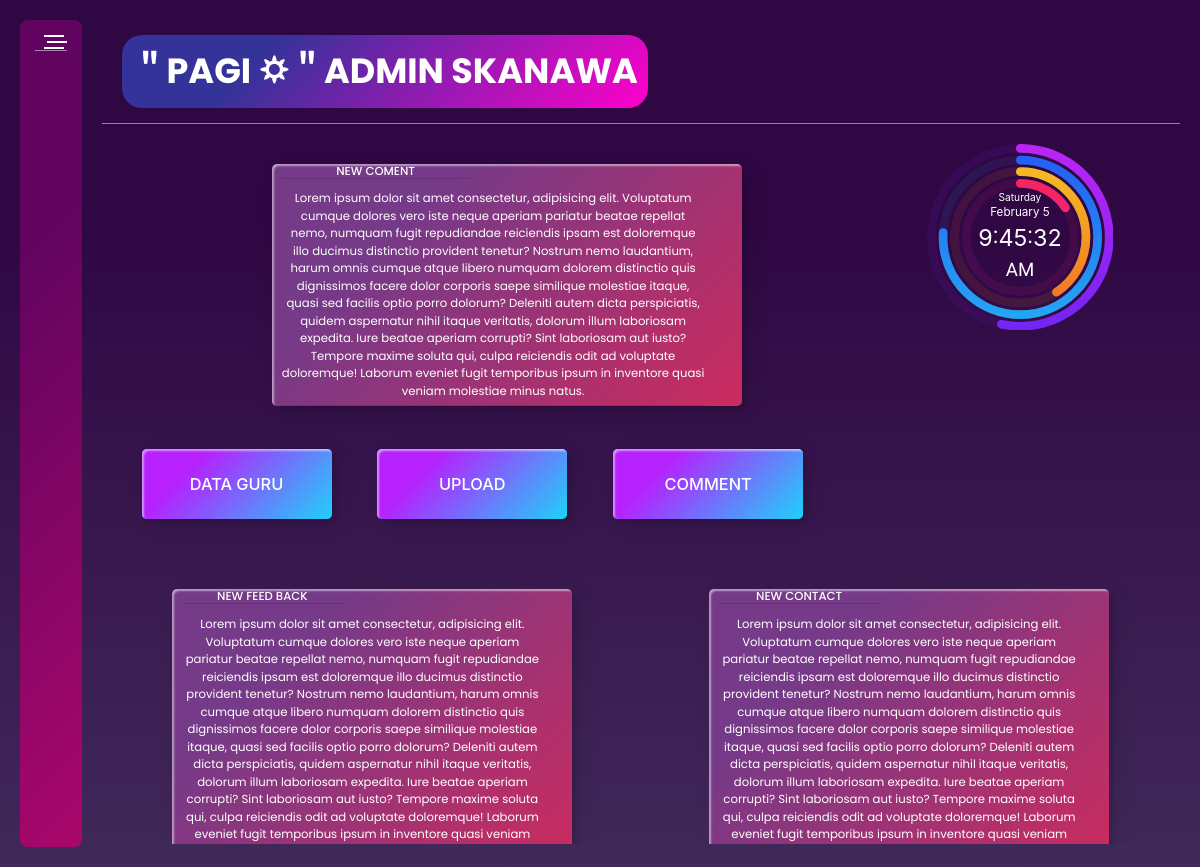
Screenshot of /dashboard.php (signed in) with the database file from the repository.
### tables this page shows
CREATE TABLE `comment` (
  `ID` int(10) NOT NULL,
  `name` varchar(30) NOT NULL,
  `namea` text NOT NULL,
  `mobile` int(20) NOT NULL,
  `email` varchar(50) NOT NULL,
  `comment` varchar(1000) NOT NULL
);

CREATE TABLE `laporan` (
  `ID` int(10) NOT NULL,
  `nama` varchar(30) NOT NULL,
  `akhir` text NOT NULL,
  `no` int(20) NOT NULL,
  `gmail` varchar(30) NOT NULL,
  `laporan` varchar(10000) NOT NULL
);

CREATE TABLE `contact` (
  `id` int(11) NOT NULL,
  `name` varchar(30) NOT NULL,
  `belakang` varchar(20) NOT NULL,
  `email` varchar(50) NOT NULL,
  `mobile` int(50) NOT NULL,
  `talk` varchar(1000) NOT NULL
);

### dashboard.php (the view, shortened to what this page needs)
<?php
include 'conection.php';
?>
<!DOCTYPE html>
<html lang="en">
<head>
    <link href="https://cdn.jsdelivr.net/npm/bootstrap@5.1.3/dist/css/bootstrap.min.css" rel="stylesheet">
	<link rel="stylesheet" href="https://pro.fontawesome.com/releases/v5.10.0/css/all.css"/>
	<link rel="stylesheet" href="css/admin.css">
</head>
<body>
    <div class="admin-panel">
	<div class="menu">
		<div class="heading">
			<div class="menu-icon js-toggle-menu">
				<span></span>
				<span></span>
				<span></span>
			</div>
		</div>
	</div>
	<div class="content">
		<div class="header">
			<p class="sign"><span id="time"></span>ADMIN SKANAWA</p>
		</div>
		<div class="dash">
<div class="row">
	<div class="col-9">
		<div>
			<?php
	$row = mysqli_query($conn, "SELECT * FROM comment ORDER BY id DESC limit 1")
			?>
			<?php foreach ($row as $rows) : ?>
			<div class="k" style="width:470px;" >
				<h2>NEW COMENT</h2>
				<p><?php echo $rows['comment']; ?></p>
			</div>
			<?php endforeach; ?>
		</div>
		<div>
<a href="guru.php"><button class="custom-btn btn-9 a" title="tambah dan hapus guru" >DATA GURU</button></a>
<a href="upload.php"><button class="custom-btn btn-9 a" title="upload berita" >UPLOAD</button></a>
<a href="comment.php"><button class="custom-btn btn-9 a" title="data komentar" >COMMENT</button></a>
		</div>
	</div>
	<div class="col-3">
	<div class="fixed">
			<tbody>
		 <div id="clock" class="progress-clock">
			 <button class="progress-clock__time-date" data-group="d" type="button">
				 <small data-unit="w">Sunday</small><br>
				 <span data-unit="mo">January</span>
				 <span data-unit="d">1</span>
			 </button>
			 <button class="progress-clock__time-digit" data-unit="h" data-group="h" type="button">12</button><span class="progress-clock__time-colon">:</span><button class="progress-clock__time-digit" data-unit="m" data-group="m" type="button">00</button><span class="progress-clock__time-colon">:</span><button class="progress-clock__time-digit" data-unit="s" data-group="s" type="button">00</button>
			 <span class="progress-clock__time-ampm" data-unit="ap">AM</span>
		 </div>
	 </tbody>
</div>
	</div>
</div>
<div class="row" style="margin-top: 30px">
	<div class="col-6">
		<div class="k">
			<h2>NEW FEED BACK</h2>
	<?php
$row = mysqli_query($conn, "SELECT * FROM laporan ORDER BY id DESC limit 1")
	?>
			<?php foreach ($row as $rows) : ?>
			<p><?php echo $rows['laporan']; ?></p>
			<?php endforeach; ?>
		</div>
	</div>
	<div class="col-6">
		<div class="k">
		<?php
$row = mysqli_query($conn, "SELECT * FROM contact ORDER BY id DESC limit 1")
		?>
				<?php foreach ($row as $rows) : ?>
				<h2>NEW CONTACT</h2>
				<p><?php echo $rows['talk']; ?></p>
				<?php endforeach; ?>
			</div>
	</div>
</div>
</div>
</body>
</html>

### rows the page displays
comment: comment "Lorem ipsum dolor sit amet consectetur, adipisicing elit. Voluptatum cumque dolores vero iste neque aperiam pariatur beatae repellat nemo, numquam fugit repudiandae reiciendis ipsam est doloremque illo ducimus distinctio provident tenetur? Nostrum nemo laudantium, harum omnis cumque atque libero numquam dolorem distinctio quis dignissimos facere dolor corporis saepe similique molestiae itaque, quasi sed facilis optio porro dolorum? Deleniti autem dicta perspiciatis, quidem aspernatur nihil itaque veritatis, dolorum illum laboriosam expedita. Iure beatae aperiam corrupti? Sint laboriosam aut iusto? Tempore maxime soluta qui, culpa reiciendis odit ad voluptate doloremque! Laborum eveniet…"
laporan: laporan "Lorem ipsum dolor sit amet consectetur, adipisicing elit. Voluptatum cumque dolores vero iste neque aperiam pariatur beatae repellat nemo, numquam fugit repudiandae reiciendis ipsam est doloremque illo ducimus distinctio provident tenetur? Nostrum nemo laudantium, harum omnis cumque atque libero numquam dolorem distinctio quis dignissimos facere dolor corporis saepe similique molestiae itaque, quasi sed facilis optio porro dolorum? Deleniti autem dicta perspiciatis, quidem aspernatur nihil itaque veritatis, dolorum illum laboriosam expedita. Iure beatae aperiam corrupti? Sint laboriosam aut iusto? Tempore maxime soluta qui, culpa reiciendis odit ad voluptate doloremque! Laborum eveniet…"
contact: talk "Lorem ipsum dolor sit amet consectetur, adipisicing elit. Voluptatum cumque dolores vero iste neque aperiam pariatur beatae repellat nemo, numquam fugit repudiandae reiciendis ipsam est doloremque illo ducimus distinctio provident tenetur? Nostrum nemo laudantium, harum omnis cumque atque libero numquam dolorem distinctio quis dignissimos facere dolor corporis saepe similique molestiae itaque, quasi sed facilis optio porro dolorum? Deleniti autem dicta perspiciatis, quidem aspernatur nihil itaque veritatis, dolorum illum laboriosam expedita. Iure beatae aperiam corrupti? Sint laboriosam aut iusto? Tempore maxime soluta qui, culpa reiciendis odit ad voluptate doloremque! Laborum eveniet…"
